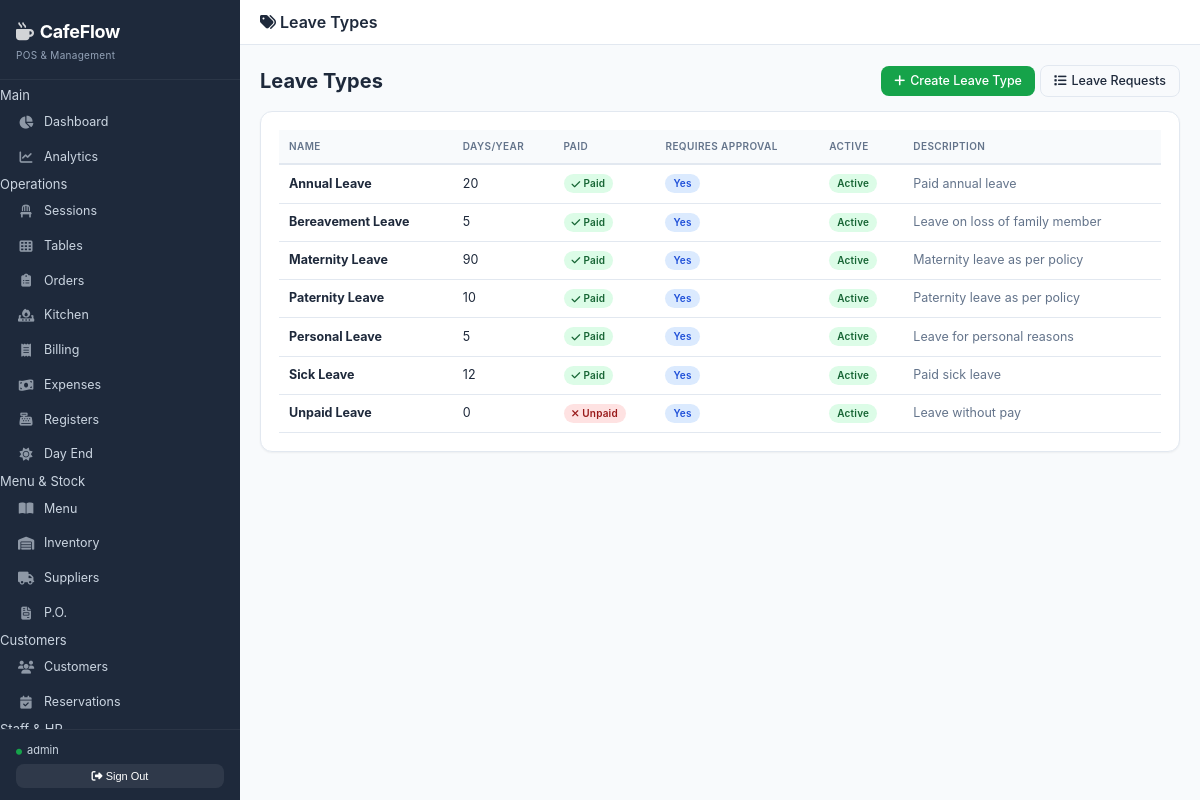
The page /payroll/leaves/types/ (signed in) on the database its author committed.
### payroll/models.py (models this page shows, shortened)
class LeaveType(BaseModel):
    name = models.CharField(max_length=100, unique=True)
    description = models.TextField(blank=True)
    days_per_year = models.PositiveIntegerField(default=0)
    is_paid = models.BooleanField(default=True)
    requires_approval = models.BooleanField(default=True)
    is_active = models.BooleanField(default=True)
    class Meta:
        ordering = ["name"]

### payroll/views.py (the view)
# urls.py: path("leaves/types/", leave_type_list, name="leave_type_list"),
@group_required("Admin", "Manager")
def leave_type_list(request):
    leave_types = LeaveType.objects.all().order_by("name")
    return render(request, "payroll/leave_types.html", {"leave_types": leave_types})

### core/permissions.py (called while the page is built, shortened)
def group_required(*group_names):
    def decorator(view_func):
        @login_required
        @wraps(view_func)
        def wrapped_view(request, *args, **kwargs):
            user = request.user
            if user.is_superuser:
                return view_func(
                    request,
                    *args,
                    **kwargs
                )
        return wrapped_view
    return decorator

### core/templatetags/roles.py (called while the page is built, shortened)
@register.filter
def has_any_group(user, group_names):
    if user.is_superuser:
        return True

### templates/payroll/leave_types.html
{% extends "base.html" %}
{% load nepali_date %}
{% block page_icon %}tags{% endblock %}
{% block page_title %}Leave Types{% endblock %}
{% block content %}
<div class="page-header">
  <h2>Leave Types</h2>
  <div class="action-group">
    <a href="{% url 'create_leave_type' %}" class="btn btn-success"><i class="fas fa-plus"></i> Create Leave Type</a>
    <a href="{% url 'leave_requests' %}" class="btn btn-outline"><i class="fas fa-list"></i> Leave Requests</a>
  </div>
</div>
<div class="card">
<div class="table-wrap">
<table>
  <tr>
    <th>Name</th><th>Days/Year</th><th>Paid</th><th>Requires Approval</th><th>Active</th><th>Description</th>
  </tr>
  {% for lt in leave_types %}
  <tr>
    <td><strong>{{ lt.name }}</strong></td>
    <td>{{ lt.days_per_year }}</td>
    <td>
      {% if lt.is_paid %}
      <span class="badge badge-success"><i class="fas fa-check"></i> Paid</span>
      {% else %}
      <span class="badge badge-danger"><i class="fas fa-times"></i> Unpaid</span>
      {% endif %}
    </td>
    <td>
      {% if lt.requires_approval %}
      <span class="badge badge-primary">Yes</span>
      {% else %}
      <span class="badge badge-gray">No</span>
      {% endif %}
    </td>
    <td>
      {% if lt.is_active %}
      <span class="badge badge-success">Active</span>
      {% else %}
      <span class="badge badge-gray">Inactive</span>
      {% endif %}
    </td>
    <td class="text-muted">{{ lt.description|truncatechars:60 }}</td>
  </tr>
  {% empty %}
  <tr><td colspan="6" class="text-muted">No leave types configured. <a href="{% url 'create_leave_type' %}">Create one here.</a></td></tr>
  {% endfor %}
</table>
</div>
</div>
{% endblock %}

### templates/base.html (shortened to what this page needs)
<!DOCTYPE html>
{% load roles %}
{% load nepali_date %}
{% load static %}
<html lang="en">
<head>
    <link rel="stylesheet" href="https://cdnjs.cloudflare.com/ajax/libs/font-awesome/6.5.1/css/all.min.css">
    <link rel="stylesheet" href="{% static 'css/cafeflow.css' %}">
</head>
<body>
<div class="app">
    {% if request.user.is_authenticated %}
    <aside class="sidebar">
        <div class="sb-brand">
            <h2><i class="fas fa-mug-hot" style="margin-right:6px;opacity:.8;"></i>CafeFlow</h2>
            <span>POS &amp; Management</span>
        </div>
        <nav class="sb-nav">
            <div class="nv-hdr">Main</div>
            <a href="{% url 'dashboard' %}" class="nv-item"><i class="fas fa-chart-pie"></i><span>Dashboard</span></a>
            {% if request.user|has_any_group:"Admin,Manager" %}
            <a href="{% url 'analytics_dashboard' %}" class="nv-item"><i class="fas fa-chart-line"></i><span>Analytics</span></a>
            {% endif %}
            <div class="nv-hdr">Operations</div>
            {% if request.user|has_any_group:"Admin,Manager,Waiter" %}
            <a href="{% url 'session_list' %}" class="nv-item"><i class="fas fa-chair"></i><span>Sessions</span></a>
            <a href="{% url 'table_list' %}" class="nv-item"><i class="fas fa-th"></i><span>Tables</span></a>
            {% endif %}
            <a href="{% url 'order_list' %}" class="nv-item"><i class="fas fa-clipboard-list"></i><span>Orders</span></a>
            {% if request.user|has_any_group:"Admin,Manager,Kitchen" %}
            <a href="{% url 'kds_dashboard' %}" class="nv-item"><i class="fas fa-fire-burner"></i><span>Kitchen</span></a>
            {% endif %}
            {% if request.user|has_any_group:"Admin,Manager,Cashier" %}
            <a href="{% url 'bill_list' %}" class="nv-item"><i class="fas fa-receipt"></i><span>Billing</span></a>
            {% endif %}
            {% if request.user|has_any_group:"Admin,Manager" %}
            <a href="{% url 'expense_list' %}" class="nv-item"><i class="fas fa-money-bill-wave"></i><span>Expenses</span></a>
            <a href="{% url 'cash_register_list' %}" class="nv-item"><i class="fas fa-cash-register"></i><span>Registers</span></a>
            <a href="{% url 'day_end_list' %}" class="nv-item"><i class="fas fa-sun"></i><span>Day End</span></a>
            {% endif %}
            <div class="nv-hdr">Menu & Stock</div>
            {% if request.user|has_any_group:"Admin,Manager" %}
            <a href="{% url 'menu_list' %}" class="nv-item"><i class="fas fa-book-open"></i><span>Menu</span></a>
            <a href="{% url 'inventory_list' %}" class="nv-item"><i class="fas fa-warehouse"></i><span>Inventory</span></a>
            <a href="{% url 'supplier_list' %}" class="nv-item"><i class="fas fa-truck"></i><span>Suppliers</span></a>
            <a href="{% url 'po_list' %}" class="nv-item"><i class="fas fa-file-invoice"></i><span>P.O.</span></a>
            {% endif %}
            <div class="nv-hdr">Customers</div>
            {% if request.user|has_any_group:"Admin,Manager,Waiter" %}
            <a href="{% url 'customer_list' %}" class="nv-item"><i class="fas fa-users"></i><span>Customers</span></a>
            <a href="{% url 'reservation_list' %}" class="nv-item"><i class="fas fa-calendar-check"></i><span>Reservations</span></a>
            {% endif %}
            <div class="nv-hdr">Staff & HR</div>
        </nav>
        <div class="sb-footer">
            <div class="user"><i class="fas fa-circle" style="font-size:6px;color:var(--s);margin-right:5px;"></i>{{ request.user.get_full_name|default:request.user.username }}</div>
            <form method="post" action="{% url 'logout' %}">{% csrf_token %}<button type="submit"><i class="fas fa-sign-out-alt"></i> Sign Out</button></form>
        </div>
    </aside>
    {% endif %}
    <div class="main">
        <header class="topbar">
            <h1><i class="fas fa-{% block page_icon %}home{% endblock %}"></i> {% block page_title %}Dashboard{% endblock %}</h1>
        </header>
        <main class="content">
            {% block content %}{% endblock %}
        </main>
    </div>
</div>
</body>
</html>

### static/css/cafeflow.css (style rules this page uses)
:root { --primary: #2563eb; --primary-dark: #1d4ed8; --primary-light: #dbeafe; --success: #16a34a; --success-light: #dcfce7; --danger: #dc2626; --danger-light: #fee2e2; --warning: #f59e0b; --warning-light: #fef3c7; --purple: #7c3aed; --purple-light: #f3e8ff; --teal: #0d9488; --teal-light: #ccfbf1; --bg: #f1f5f9; --card: #ffffff; --border: #e2e8f0; --text: #1e293b; --text-muted: #64748b; --text-light: #94a3b8; --sidebar-bg: #1e293b; --sidebar-text: #cbd5e1; --sidebar-hover: #334155; --shadow: 0 1px 3px rgba(0,0,0,.08), 0 1px 2px rgba(0,0,0,.06); --shadow-lg: 0 4px 6px rgba(0,0,0,.07), 0 10px 15px rgba(0,0,0,.1); --radius: 8px; --radius-lg: 12px; }

### rows shown on the page
LeaveType: name "Annual Leave", days_per_year "20", is_paid True (drawn), requires_approval "Yes", is_active "Active", description "Paid annual leave"
LeaveType: name "Bereavement Leave", days_per_year "5", is_paid True (drawn), requires_approval "Yes", is_active "Active", description "Leave on loss of family member"
LeaveType: name "Maternity Leave", days_per_year "90", is_paid True (drawn), requires_approval "Yes", is_active "Active", description "Maternity leave as per policy"
LeaveType: name "Paternity Leave", days_per_year "10", is_paid True (drawn), requires_approval "Yes", is_active "Active", description "Paternity leave as per policy"
LeaveType: name "Personal Leave", days_per_year "5", is_paid True (drawn), requires_approval "Yes", is_active "Active", description "Leave for personal reasons"
LeaveType: name "Sick Leave", days_per_year "12", is_paid True (drawn), requires_approval "Yes", is_active "Active", description "Paid sick leave"
LeaveType: name "Unpaid Leave", days_per_year "0", is_paid False (drawn), requires_approval "Yes", is_active "Active", description "Leave without pay"

### other values the page prints
{{ request.user.get_full_name|default:request.user.username }} "admin"
